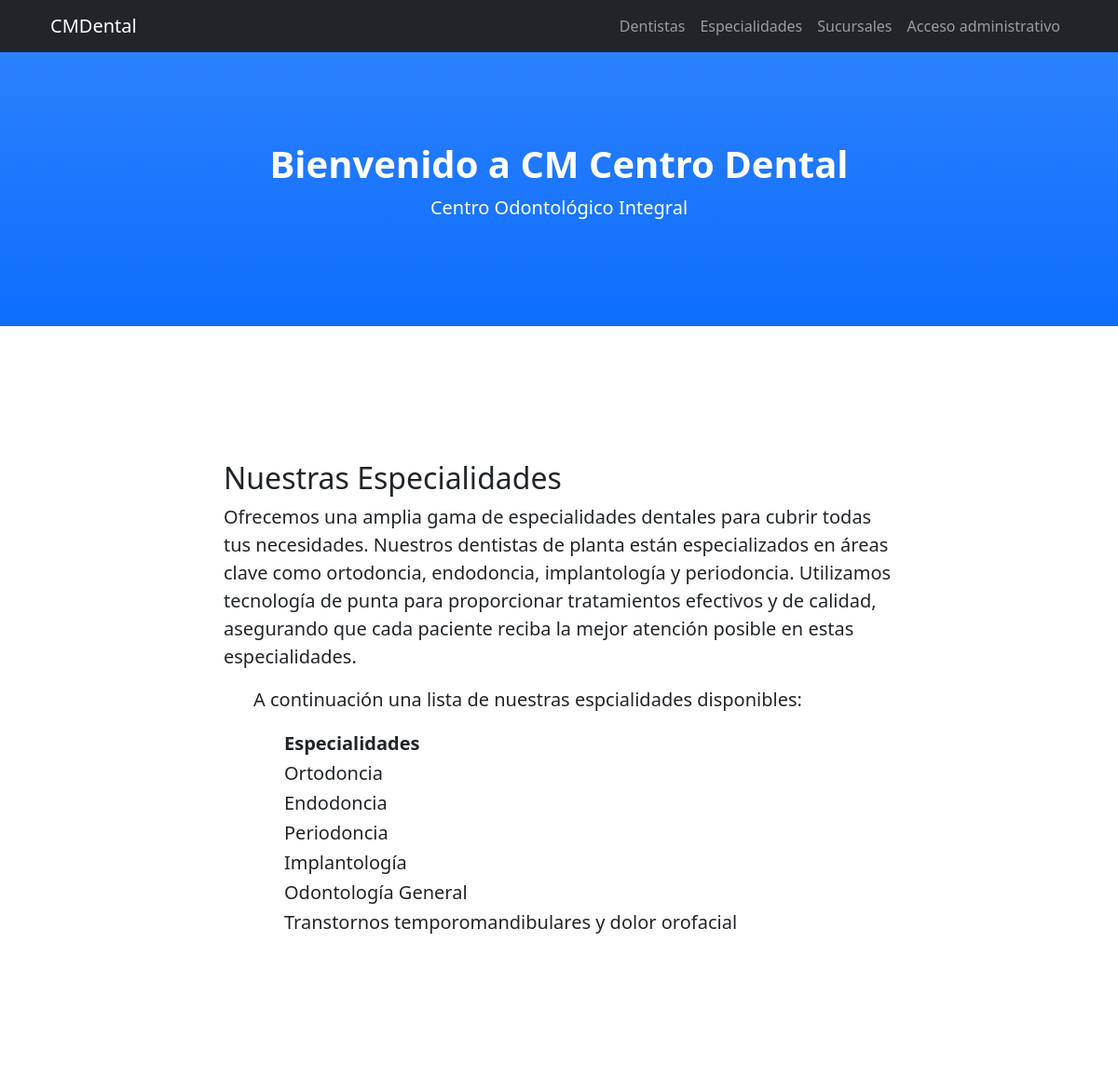
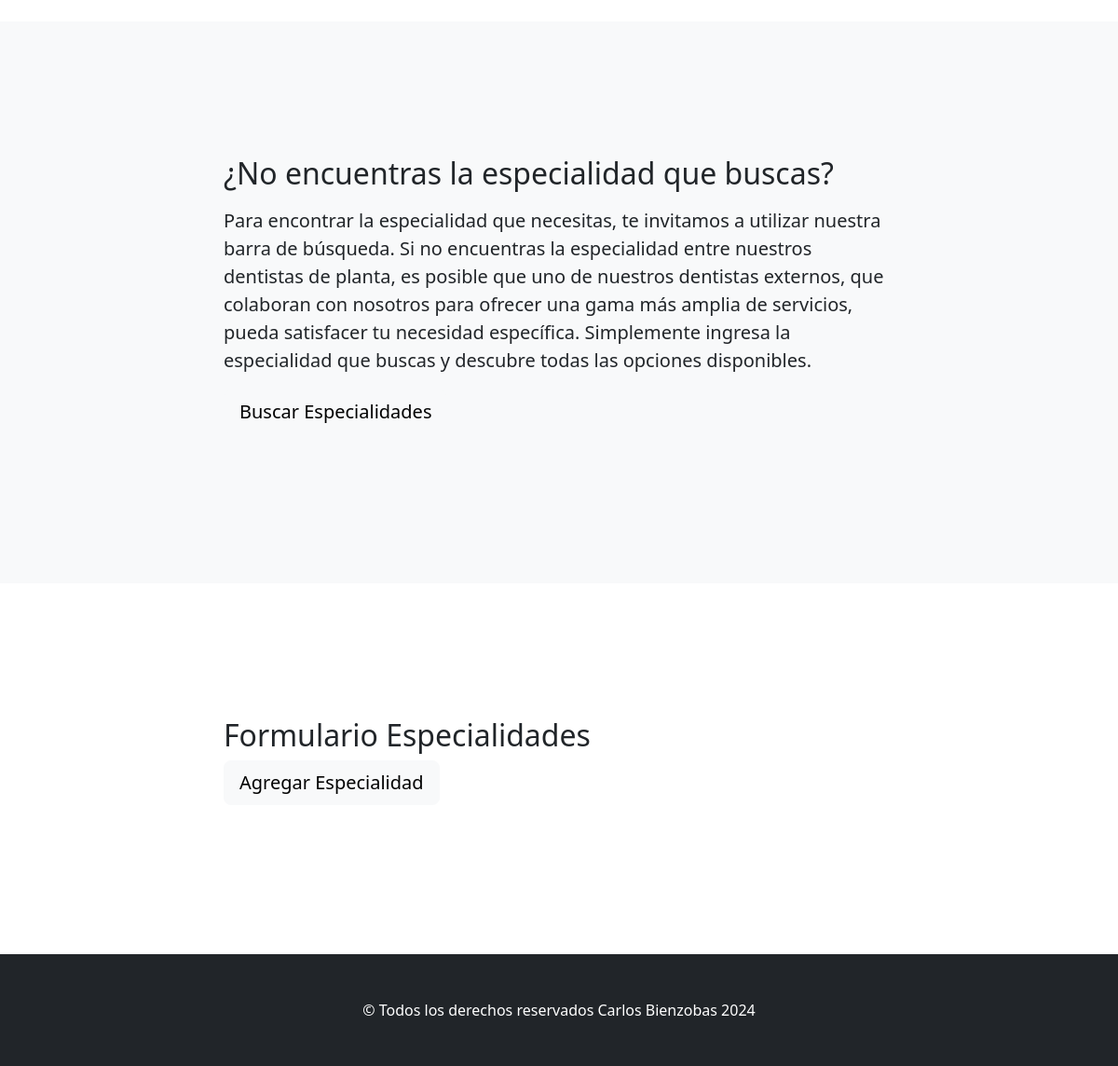
The page /especialidades/ on the database its author committed (2 pictures, top to bottom).
### especialidades/models.py (models this page shows, shortened)
class Especialidad(models.Model):
    especialidad = models.CharField(max_length=100)
    disponible = models.BooleanField(default=False)

### especialidades/views.py (the view)
# urls.py: path('especialidades/', include('especialidades.urls')),
def especialidades(request):
    especialidades = Especialidad.objects.filter(disponible=True)
    return render(request, 'especialidades/especialidades.html', {'especialidades': especialidades})

### especialidades/templates/especialidades/especialidades.html (shortened to what this page needs)
{% extends 'base.html' %}
{% block about_title %}Nuestras Especialidades{% endblock %}
{% block about_content %}Ofrecemos una amplia gama de especialidades dentales para cubrir todas tus necesidades. Nuestros dentistas de planta están especializados en áreas clave como ortodoncia, endodoncia, implantología y periodoncia. Utilizamos tecnología de punta para proporcionar tratamientos efectivos y de calidad, asegurando que cada paciente reciba la mejor atención posible en estas especialidades.
{% endblock %}
{% block about_content2 %}
<p class="lead">A continuación una lista de nuestras espcialidades disponibles:</p>
<ul>
    <table>
        <thead>
            <tr>
                <th>Especialidades</th>
            </tr>
        </thead>
        <tbody>
            {% for especialidad in especialidades %}
                <tr>
                    <td>{{ especialidad.especialidad }}</td>
                </tr>
            {% endfor %}
        </tbody>
    </table>
</ul>
{% endblock %}
{% block service_title %} ¿No encuentras la especialidad que buscas?{% endblock %}
{% block service_content %}
<p class="lead">Para encontrar la especialidad que necesitas, te invitamos a utilizar nuestra barra de búsqueda. Si no encuentras la especialidad entre nuestros dentistas de planta, es posible que uno de nuestros dentistas externos, que colaboran con nosotros para ofrecer una gama más amplia de servicios, pueda satisfacer tu necesidad específica. Simplemente ingresa la especialidad que buscas y descubre todas las opciones disponibles.</p>
<a class="btn btn-lg btn-light" href="/especialidades/buscar/">Buscar Especialidades</a>
{% endblock %}
{% block contact_title %}Formulario Especialidades{% endblock %}
{% block contact_content %}
<a class="btn btn-lg btn-light" href="/especialidades/agregar/">Agregar Especialidad</a>
{% endblock %}

### rows shown on the page
Especialidad: especialidad "Ortodoncia"
Especialidad: especialidad "Endodoncia"
Especialidad: especialidad "Periodoncia"
Especialidad: especialidad "Implantología"
Especialidad: especialidad "Odontología General"
Especialidad: especialidad "Transtornos temporomandibulares y dolor orofacial"
